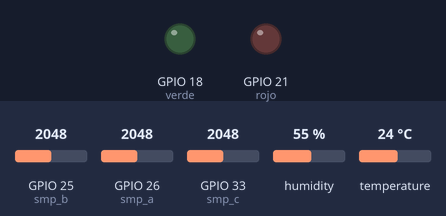
Bench run of a sketch on a simulated ESP32. Shown: output pins drawn as LEDs (lit = HIGH). Inputs (shaded band) come from the test bench; at power-on: GPIO 25 (smp_b) = 2048, GPIO 26 (smp_a) = 2048, GPIO 33 (smp_c) = 2048, humidity 55 %, temperature 24 °C. WiFi joins after 1.5 s; servers stay silent unless stated; uploads are accepted with an empty reply; what the sketch prints to the serial monitor is not drawn.

Above: at 0.1 s.
At 6.6 s:
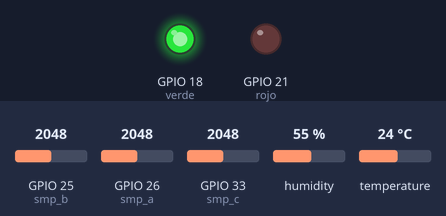
Timing chart, 0 to 8.1 s (numbered marks = the images above):
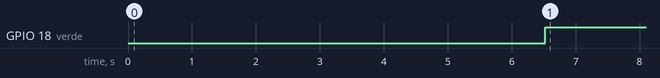

Measured:
- by itself, GPIO 18 (verde): LOW → HIGH at 6.5 s

The sketch:

sensores.ino
```cpp
#include <WiFi.h>
#include <HTTPClient.h>
#include "DHT.h"

// ------------------- Wifi ------------------------- //
const char* ssid = "Megacable-2FC0";
const char* password = "nhJn3XY4VL";

//const char* ssid = "207_C";
//const char* password = "ISC2024/";
// ------------------- Sensores  ------------------------- //
#define smp_a 26
#define smp_b 25
#define smp_c 33

DHT dht(4, DHT11);
float temp; // Temperatura del DHT
float hum;  // Humedad del aire DHT
float heat; // Indice de Calor
float smp_1; // ------------------------------------------------- //
float smp_2; // -----------Sensores Humedad del Suelo ----------- //
float smp_3; // ------------------------------------------------- //
float moist;

int rojo = 21;
int verde = 18;

// ------------------- API's ------------------------- //
String api = "https://pied-test.000webhostapp.com/dht-api.php";
// ------------------- Conexion a Wifi ------------------------- //
void initWifi(){
  WiFi.mode(WIFI_STA);
  WiFi.begin(ssid,password);
  Serial.println("Intentando Conectar a red Wifi");
  int timed_out = 30;
  timed_out = timed_out *2;

  while(WiFi.status()!= WL_CONNECTED){
    Serial.print(".");
    delay(500);
    if(timed_out > 0) {
      timed_out = timed_out -1;
    }
    if(timed_out == 0) {
      delay(1000);
      ESP.restart();
    }
  }
  Serial.println("Connectado a Wifi Correctamente");
  // Serial.println(WiFi.localIP());
  delay(5000);
}
// ------------------- Funcion para obtener las lecturas de los sensores ------------------------- //
void getDHTReads(){
  hum = dht.readHumidity();
  temp = dht.readTemperature();

  if (isnan(hum) || isnan(temp) ) {
    Serial.println(F("Fallo de conexion con el DHT"));
    digitalWrite(rojo, HIGH);
    delay(3000);
    hum = 0.00;
    temp= 0.00;
    return;
  }
  heat = dht.computeHeatIndex(temp, hum, false);
  smp_1 = analogRead(smp_a);
  smp_2 = analogRead(smp_b);
  smp_3 = analogRead(smp_c);

  moist = (smp_1 + smp_2 + smp_3) / 3;

  digitalWrite(verde, HIGH);
  delay(3000);

}

// ------------------- Funcion post DHT11 ------------------------- //
void EnvioDatos(){
  HTTPClient http;
  String datos_a_enviar = "dht_humidity=" + String(hum) + "&dht_temperature=" + String(temp) + "&dht_heat=" + String(heat) + "&soil_moisture=" + String(moist);
  http.begin(api);
  http.addHeader("Content-Type", "application/x-www-form-urlencoded");
  int codigo_respuesta = http.POST(datos_a_enviar);
  if(codigo_respuesta>0){
    Serial.println("Código HTTP ► " + String(codigo_respuesta));
    if(codigo_respuesta == 200){
      String cuerpo_respuesta = http.getString();
      Serial.println("El servidor respondió ▼ ");
      Serial.println(cuerpo_respuesta);
    }
  }else{
    Serial.print("Error enviando POST, código: ");
    Serial.println(codigo_respuesta);
  }
  http.end();  //libero recursos

  digitalWrite(verde, HIGH);
  delay(3000);
}
// ------------------- Setup Function ------------------------- //
void setup() {
  Serial.begin(115200);
  pinMode(rojo, OUTPUT);
  pinMode(verde, OUTPUT);

  initWifi();
  dht.begin();
}
// ------------------- Loop Function ------------------------- //
void loop() {
  if(WiFi.status() == WL_CONNECTED){
    getDHTReads();
    EnvioDatos();
    delay(60000);
  }else {
     Serial.println("Error en la conexion WIFI");
  }
}
```
